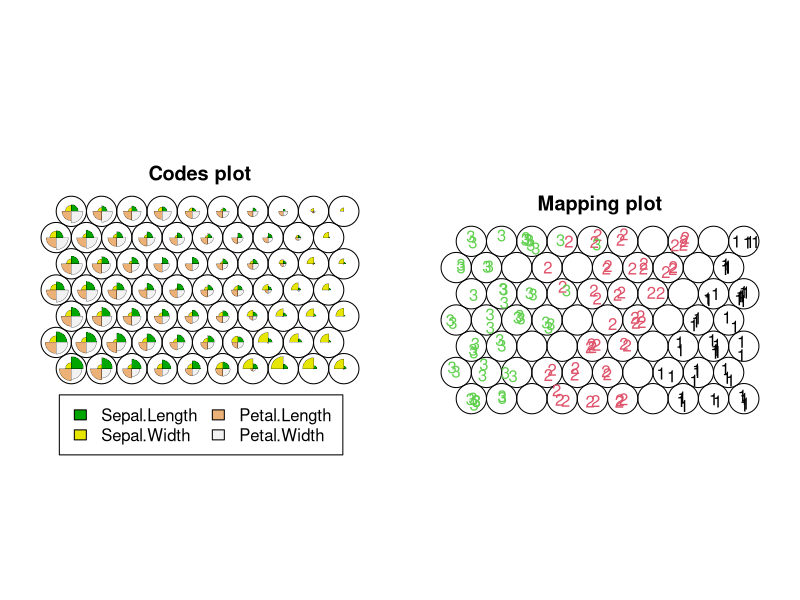

The R script that drew this image:

#install.packages("kohonen")
library(kohonen)

close.screen(all=T)

# fix random seed.
set.seed(30)

# initiate grid. 
gr <- somgrid(topo="hexagonal", xdim=10, ydim=7)

# make som map.
iris.som <- som(as.matrix(iris[,1:4]), gr, rlen=200)

par(mfrow=c(1,2)) 
# show map
plot(iris.som, type="codes")

lab.cod <- as.numeric(iris[,5])

plot(iris.som, type="mapping", labels=lab.cod, col=lab.cod)
